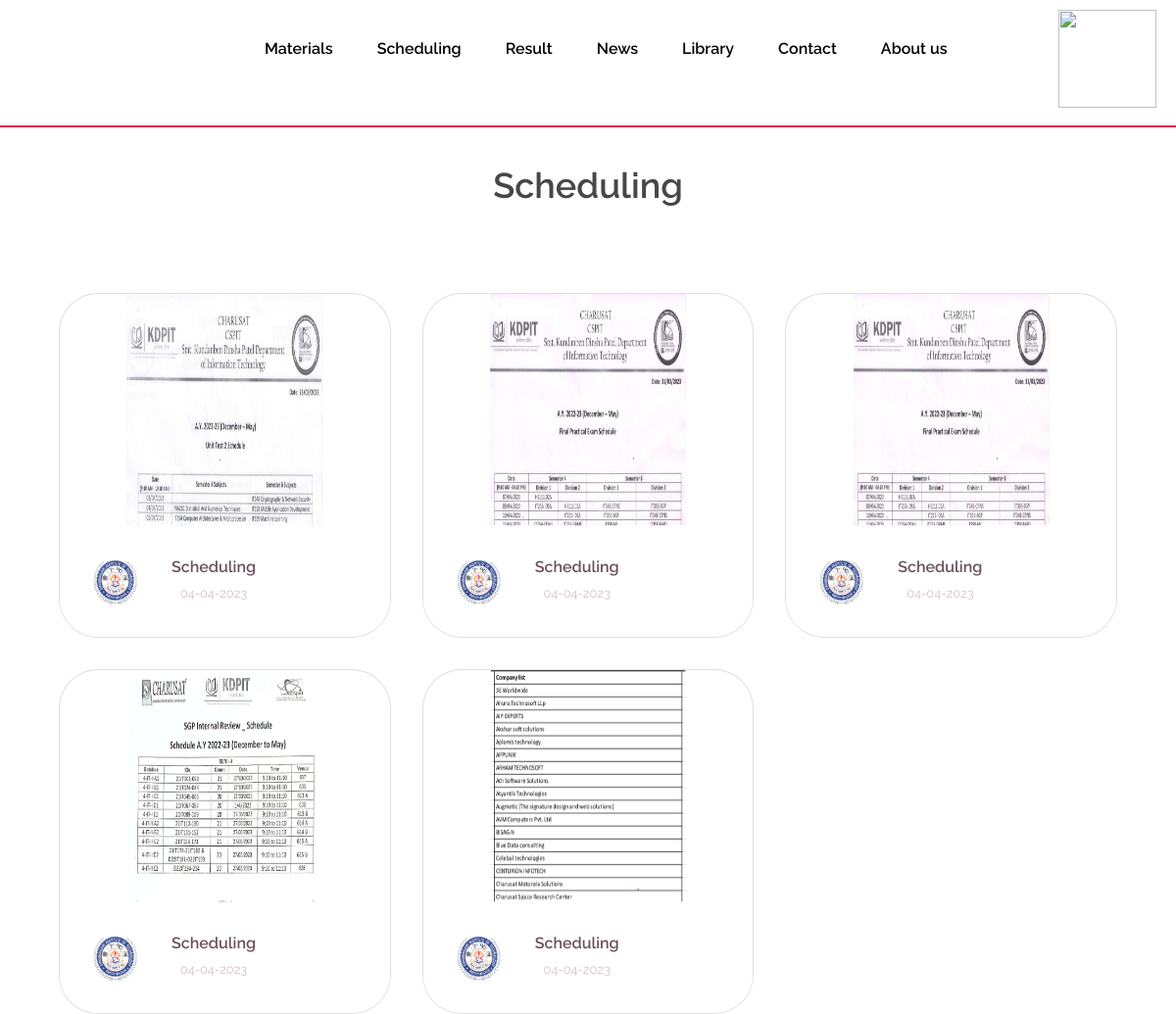
The app's page /Student/Student_Scheduling.php with its own data.
### tables this page shows
CREATE TABLE IF NOT EXISTS `scheduling` (
  `file_name` varchar(255) NOT NULL,
  `uploaded_on` varchar(255) NOT NULL,
  `id` int NOT NULL AUTO_INCREMENT,
  `descc` varchar(255) NOT NULL,
  `link` varchar(255) NOT NULL,
  PRIMARY KEY (`id`)
);

### Student/Student_Scheduling.php (the view, shortened to what this page needs)
<!DOCTYPE html>
<html lang="en">
<head>
  <link rel="stylesheet" href="../css/bootstrap.min.css"/>
  <link rel="stylesheet" href="../css/font-awesome.min.css"/>
  <link rel="stylesheet" href="../css/owl.carousel.css"/>
  <link rel="stylesheet" href="../css/Student_Categories.css">
  <link rel="stylesheet" href="../css/Categorie_in_layout.css">
  <link rel="stylesheet" href="../css/zoom.css">
</head>
<body>
    <header class="header-section">
      <div class="container">
        <div class="row">
          <div class="col-lg-9 col-md-9">
            <nav class="main-menu">
              <ul style="float:left;margin-left:-100px;">
              <li><a href="../About.php">About us</a></li>
							<li><a href="../Contact.php">Contact</a></li>
              <li><a href="Student_Library.php">Library</a></li>
              <li><a href="Student_News.php">News</a></li>
							<li><a href="Student_Result.php">Result</a></li>
							<li><a href="Student_Scheduling.php">Scheduling</a></li>
							<li><a href="Student_Materials.php">Materials</a></li>
              </ul>
            </nav>
        </div>
      </div>
    </div>
    <div class="header-section-line"></div>
    <ul><a href="Student_Home.php" ><img src="<?php echo $row['profile_photo']; ?>" style="margin-left:90%;margin-top:-165px;width:100px;height:100px;"></ul></a></li>
  </header><br><br><br><br><br><br><br>
    <center>
      <h2>Scheduling</h2><br>
      <ul class="cards">
      <?php
        $dbHost     = "localhost";
        $dbUsername = "root";
        $dbPassword = "";
        $dbName     = "studentdb";
        $db = new mysqli($dbHost, $dbUsername, $dbPassword, $dbName);
        $records = mysqli_query($db,"SELECT * FROM Scheduling ORDER BY id DESC;");
        while($data = mysqli_fetch_array($records))
        {
          $imageURL = '../Photos/Uploads/Scheduling/'.$data['file_name'];
          $id = $data['id'];
          $descc = $data['descc'];
          ?>
          <li>
            <div class="card">
            <?php  echo "<img id='$id' src='$imageURL' alt='$descc' style='height:350px; width:200px; border-radius: 1%;'>"; ?>
                <div class="card__overlay">
                  <div class="card__header">
                    <svg class="card__arc" xmlns="http://www.w3.org/2000/svg"><path /></svg>
                    <img class="card__thumb" src="../Photos/Logo.png" alt="" />
                    <div class="card__header-text">
                      <h3 class="card__title">Scheduling</h3>
                      <span class="card__status"><?php echo $data['uploaded_on'] ; ?></span>
                    </div>
                  </div>
                </div>
            </div>
          </li>
     <?php   } ?>
        </ul>
      </center>
</body>
</html>

### css/Student_Categories.css (style rules this page uses)
html, body { height: 100%; font-family: 'Raleway', sans-serif; -webkit-font-smoothing: antialiased; font-smoothing: antialiased; }
h1, h2, h3, h4, h5, h6 { margin: 0; font-weight: 600; color: #474747; }
h2 { font-size: 36px; }
h3 { font-size: 30px; }
img { max-width: 100%; }
::placeholder { font-style: italic; }
ul, ol { padding: 0; margin: 0; }
.header-section { position: absolute; width: 100%; top: 0; left: 0; padding-top: 8px; }
.main-menu ul { list-style: none; }
.main-menu ul li { display: inline; }
.main-menu ul li a { display: inline-block; font-size: 16px; color: rgb(0, 0, 0); margin-left: 45px; float: right; font-weight: 600; padding: 20px 0 5px; }
.header-section-line { border-bottom: 2px solid #d82a4e; }
@media (min-width: 1200px) { .container { max-width: 1180px; } }

### css/Categorie_in_layout.css (style rules this page uses)
:root { --surface-color: #fff; --curve: 40; }
* { box-sizing: border-box; }
.cards { display: grid; grid-template-columns: repeat(auto-fit, minmax(300px, 1fr)); gap: 2rem; margin: 4rem 5vw; padding: 0; list-style-type: none; }
.card { position: relative; display: block; height: 100%; border-radius: calc(var(--curve) * 1px); overflow: hidden; text-decoration: none; }
.card__overlay { position: absolute; bottom: 0; left: 0; right: 0; z-index: 1; border-radius: calc(var(--curve) * 1px); background-color: var(--surface-color); transform: translateY(100%); transition: .2s ease-in-out; }
.card__header { position: relative; display: flex; align-items: center; gap: 2em; padding: 2em; border-radius: calc(var(--curve) * 1px) 0 0 0; background-color: var(--surface-color); transform: translateY(-100%); transition: .2s ease-in-out; }
.card__arc { width: 80px; height: 80px; position: absolute; bottom: 100%; right: 0; z-index: 1; }
.card__thumb { flex-shrink: 0; width: 50px; height: 50px; border-radius: 50%; }
.card__title { font-size: 1em; margin: 0 0 .3em; color: #6A515E; }
.card__status { font-size: .8em; color: #D7BDCA; }

### records on screen
scheduling: file_name (picture), uploaded_on "04-04-2023"
scheduling: file_name (picture), uploaded_on "04-04-2023"
scheduling: file_name (picture), uploaded_on "04-04-2023"
scheduling: file_name (picture), uploaded_on "04-04-2023"
scheduling: file_name (picture), uploaded_on "04-04-2023"
